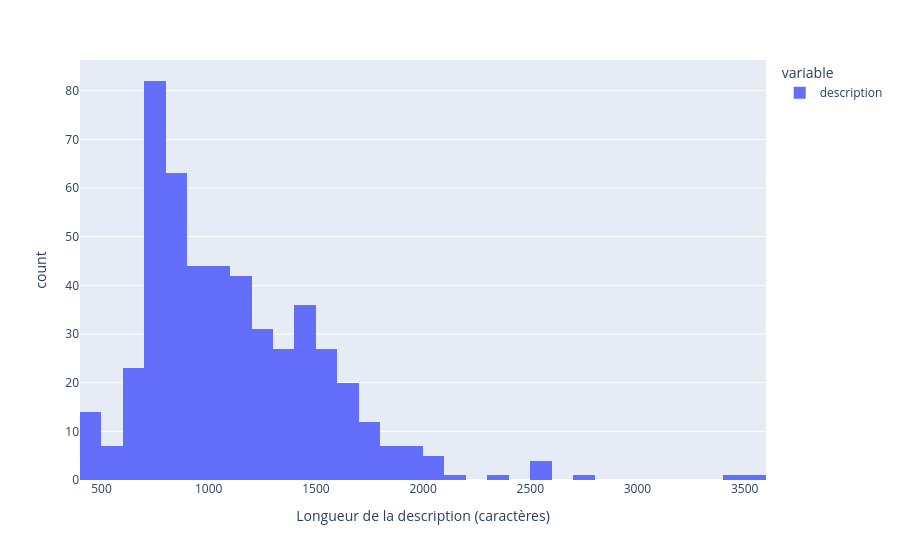

The code cell stored with this chart in its notebook:
### Markdown cell above
On peut maintenant s'interesser a la longueur typique d'une description

### Code cell
px.histogram(df["description"].str.len(), nbins=40,
             labels={"value": "Longueur de la description (caractères)"})

### Figure 1 — Plotly figure (JSON) as saved in the notebook; plotly's stock layout.template omitted (floating-point values rounded to 4 significant figures; data arrays with more than 128 entries replaced by an {"elided": "..."} marker saying what was removed)
{"data": [{"bingroup": "x", "hovertemplate": "variable=description<br>Longueur de la description (caractères)=%{x}<br>count=%{y}<extra></extra>", "legendgroup": "description", "marker": {"color": "#636efa", "pattern": {"shape": ""}}, "name": "description", "nbinsx": 40, "orientation": "v", "showlegend": true, "type": "histogram", "x": {"elided": "500 int values"}, "xaxis": "x", "yaxis": "y"}], "layout": {"barmode": "relative", "legend": {"title": {"text": "variable"}, "tracegroupgap": 0}, "margin": {"t": 60}, "xaxis": {"anchor": "y", "domain": [0, 1], "title": {"text": "Longueur de la description (caractères)"}}, "yaxis": {"anchor": "x", "domain": [0, 1], "title": {"text": "count"}}}}
